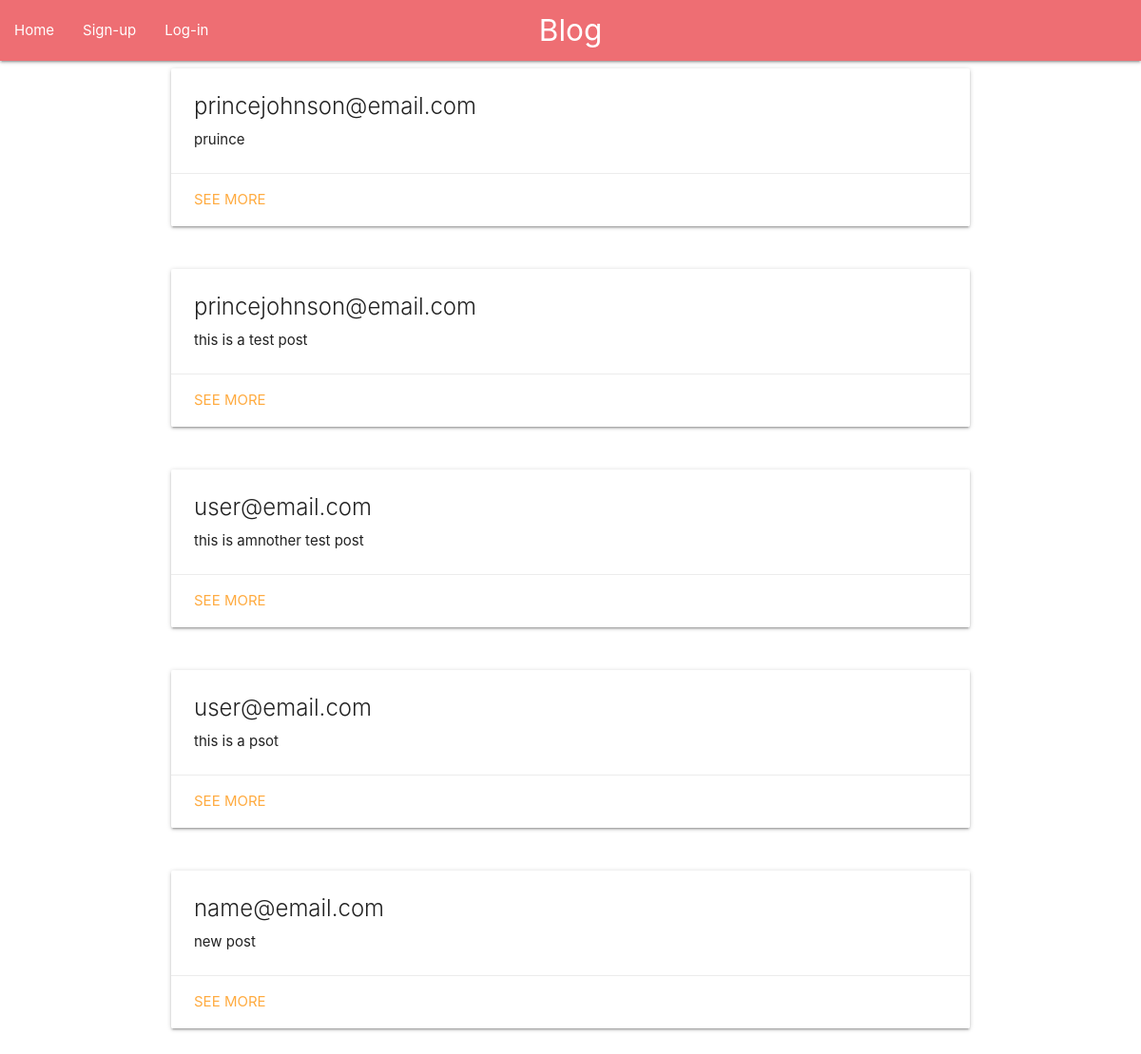
The page /home on the database its author committed.
### website/models.py (models this page shows)
class Post(db.Model):
    id = db.Column(db.Integer, primary_key=True)
    text = db.Column(db.String(150))
    date = db.Column(db.DateTime(timezone=True), default=func.now())
    author = db.Column(db.Integer, db.ForeignKey('user.id'))

class User(db.Model, UserMixin):
    id = db.Column(db.Integer, primary_key=True)
    email = db.Column(db.String(150), unique=True)
    password = db.Column(db.String(150))
    posts = db.relationship('Post', backref='user', passive_deletes=True)

### website/views.py (the view)
@views.route('/')
@views.route('/home')
def home():
    post = Post.query.all()
    return render_template('home.html', user=current_user, posts=post)

### website/templates/home.html (shortened to what this page needs)
{% extends "base.html" %}
{% block content %}
  {% for post in posts %}
    <div class="card">
      <div class="card-content" id = "card{{ post.id }}">
        <span class="card-title">{{ post.user.email }}</span>
        <p>{{ post.text }}</p>
      </div>
      <div class="card-action">
        <a href="/post/{{ post.id }}">See more</a>
      </div>
    </div>
    <br>
  {% endfor %}
{% endblock %}

### website/templates/base.html (shortened to what this page needs)
<!DOCTYPE html>
<html lang="en">
  <head>
    <link rel="stylesheet" href="https://cdnjs.cloudflare.com/ajax/libs/materialize/1.0.0/css/materialize.min.css">
  </head>
  <body>
    <nav>
      <div class="nav-fixed">
        <a href="/" class="brand-logo center">Blog</a>
        <ul id="nav-mobile" class="left hide-on-med-and-down">
          {% if user.is_authenticated %}
          <li>
            <a href="/">Home</a>
          </li>
          <li>
            <a href="/logout">Logout</a>
          </li>
          {% else %}
          <li>
            <a href="/">Home</a>
          </li>
          <li>
            <a href="/sign-up">Sign-up</a>
          </li>
          <li>
            <a href="/login">Log-in</a>
          </li>
          {% endif %}
        </ul>
      </div>
    </nav>
    <div class="container">
      {% block content %}{% endblock %}
    </div>
  </body>
</html>

### rows shown on the page
Post: user.email "princejohnson@email.com", text "pruince"
Post: user.email "princejohnson@email.com", text "this is a test post"
Post: user.email "user@email.com", text "this is amnother test post"
Post: user.email "user@email.com", text "this is a psot"
Post: user.email "name@email.com", text "new post"
